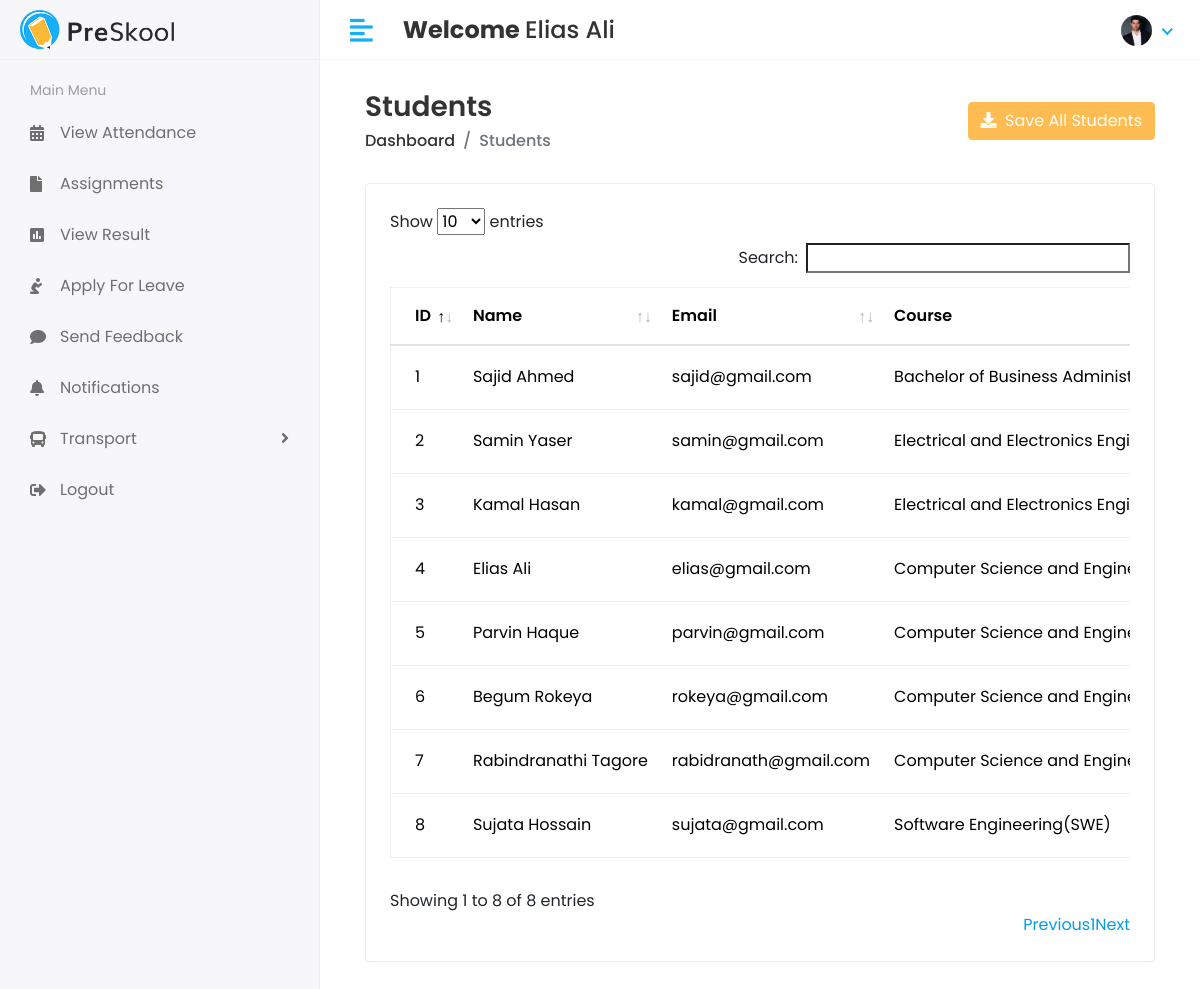
Screenshot of /Hod/student/view (signed in) with the database file from the repository.
### app/models.py (models this page shows, shortened)
class CustomUser(AbstractUser):
    USER = (
        (1, "HOD"),
        (2, "Student"),
        (3, "Stuff"),
    )
    user_type = models.CharField(choices=USER, max_length=50, default=1)
    profile_pic = models.ImageField(upload_to='profile_pic')

class Student(models.Model):
    admin = models.OneToOneField(CustomUser, on_delete=models.CASCADE)
    address = models.TextField()
    gender = models.CharField(max_length=50)
    course_id = models.ForeignKey(Course, on_delete=models.DO_NOTHING)
    session_id = models.ForeignKey(Session_year, on_delete=models.DO_NOTHING)
    created_at = models.DateTimeField(auto_now_add=True)
    updated_at = models.DateTimeField(auto_now=True)

class Course(models.Model):
    name = models.CharField(max_length=100)
    created_at = models.DateTimeField(auto_now_add=True)
    updated_at = models.DateTimeField(auto_now=True)

### app/Hod_views.py (the view)
# urls.py: path('Hod/student/view', Hod_views.student_views, name='view_student'),
@login_required(login_url='/')
def student_views(request):
    student = Student.objects.all()
    return render(request, 'Hod/view_student.html', {'student': student})

### templates/Hod/view_student.html (shortened to what this page needs)
{% extends 'base.html' %}
{% block content %}
  <div class="content container-fluid">
    <div class="page-header">
      <div class="row align-items-center">
        <div class="col">
          <h3 class="page-title">Students</h3>
          <ul class="breadcrumb">
            <li class="breadcrumb-item">
              <a>Dashboard</a>
            </li>
            <li class="breadcrumb-item active">Students</li>
          </ul>
        </div>
        <div class="col-auto text-right float-right ml-auto">
          <a type="button" class="btn btn-primary" href="{% url 'student_save' %}"><i class="fas fa-download"></i>&nbsp; Save All Students</a>
        </div>
      </div>
    </div>
    <div class="row">
      <div class="col-sm-12">
        <div class="card card-table">
          <div class="card-body">
            <div class="table-responsive">
              <table id="table_id" class="table table-hover table-center mb-0">
                <thead>
                  <tr>
                    <th>ID</th>
                    <th>Name</th>
                    <th>Email</th>
                    <th>Course</th>
                  </tr>
                </thead>
                <tbody>
                  {% for student in student %}
                    <tr>
                      <td>{{forloop.counter}}</td>
                      <td>
                          {{ student.admin.first_name }}&nbsp;{{ student.admin.last_name }}
                      </td>
                      <td>{{ student.admin.email }}</td>
                      <td>{{ student.course_id.name }}</td>
                    </tr>
                  {% endfor %}
                </tbody>
              </table>
            </div>
          </div>
        </div>
      </div>
    </div>
  </div>
{% endblock %}

### templates/base.html (shortened to what this page needs)
<!DOCTYPE html>
{% load static %}
<html lang="en">
  <head>
    <link href="https://cdn.jsdelivr.net/npm/bootstrap@5.3.3/dist/css/bootstrap.min.css" rel="stylesheet">
    <link rel="stylesheet" href="{% static 'assets/plugins/bootstrap/css/bootstrap.min.css' %}" />
    <link rel="stylesheet" href="{% static 'assets/plugins/fontawesome/css/fontawesome.min.css' %}" />
    <link rel="stylesheet" href="{% static 'assets/plugins/fontawesome/css/all.min.css' %}" />
    <link rel="stylesheet" href="{% static 'assets/plugins/datatables/datatables.min.css' %}" />
    <link rel="stylesheet" href="{% static 'assets/css/style.css' %}" />
  </head>
  <body>
    <div class="main-wrapper">
      {% include 'includes/header.html' %}
      {% include 'includes/sidebar.html' %}
      <div class="page-wrapper">
        <div class="content container-fluid">
          {% block content %}
          {% endblock %}
    </div>
  </body>
</html>

### templates/includes/header.html (shortened to what this page needs)
{% load static %}
<div class="header">
    <div class="header-left">
      <span class="logo"><img src="{% static "assets/img/logo.png" %}" alt="Logo" /></span>
    </div>
    <a href="javascript:void(0);" id="toggle_btn"><i class="fas fa-align-left"></i></a>
    <div class="top-nav-search mt-3">
      <h4><strong>Welcome&nbsp;</strong><span>{{user.first_name}} {{user.last_name}}</span></h4>
    </div>
    <ul class="nav user-menu">
      <li class="nav-item dropdown has-arrow">
        <a href="#" class="dropdown-toggle nav-link" data-toggle="dropdown"><span class="user-img">
        {% if user.profile_pic %}
          <img class="rounded-circle" src="{{ user.profile_pic.url }}" width="31" alt="{{user.username}}" />
          {% else %}
          <img class="rounded-circle" src="{% static "assets/img/pp.jpg" %}" width="31" alt="{{user.username}}" />
          {% endif %}
        </span></a>
      </li>
    </ul>
  </div>

### templates/includes/sidebar.html (shortened to what this page needs)
{% load static %}
{% load active_link_tags %}
<div class="sidebar" id="sidebar">
  <div class="sidebar-inner slimscroll">
    <div id="sidebar-menu" class="sidebar-menu">
      {% if user.user_type == '1' %}
        <ul>
          <li class="menu-title">
            <span>Main Menu</span>
          </li>
          <li class="{% active_link 'hod_home' 'active' %}">
            <a href="{% url 'hod_home' %}"><i class="fas fa-chart-line"></i><span>Dashboard</span></a>
          </li>
          <li class="submenu {% active_link 'student_add' 'active' %} {% active_link 'view_student' 'active' %}">
            <a href="#"><i class="fas fa-user-graduate"></i> <span>Students</span> <span class="menu-arrow"></span></a>
            <ul>
              <li>
                <a href="{% url 'student_add' %}">Student Add</a>
              </li>
              <li>
                <a href="{% url 'view_student' %}">Student View</a>
              </li>
            </ul>
          </li>
          <li class="submenu {% active_link 'staff_add' 'active' %} {% active_link 'staff_view' 'active' %}">
            <a href="#"><i class="fas fa-chalkboard-teacher"></i> <span>Staff</span> <span class="menu-arrow"></span></a>
            <ul>
              <li>
                <a href="{% url 'staff_add' %}">Staff Add</a>
              </li>
              <li>
                <a href="{% url 'staff_view' %}">Staff View</a>
              </li>
            </ul>
          </li>
          <li class="submenu {% active_link 'course_view' 'active' %} {% active_link 'course_add' 'active' %}">
            <a href="#"><i class="fa fa-graduation-cap"></i> <span>Course</span> <span class="menu-arrow"></span></a>
            <ul>
              <li>
                <a href="{% url 'course_view' %}">Course View</a>
              </li>
              <li>
                <a href="{% url 'course_add' %}">Course Add</a>
              </li>
            </ul>
          </li>
          <li class="submenu {% active_link 'subject_add' 'active' %} {% active_link 'subject_view' 'active' %}">
            <a href="#"><i class="fas fa-book-reader"></i> <span>Subjects</span> <span class="menu-arrow"></span></a>
            <ul>
              <li>
                <a href="{% url 'subject_add' %}">Add Subject</a>
              </li>
              <li>
                <a href="{% url 'subject_view' %}">View Subject</a>
              </li>
            </ul>
          </li>
          <li class="submenu {% active_link 'session_add' 'active' %} {% active_link 'session_view' 'active' %}">
            <a href="#"><i class="fa fa-clock"></i> <span>Sessions</span> <span class="menu-arrow"></span></a>
            <ul>
              <li>
                <a href="{% url 'session_add' %}">Add Sessions</a>
              </li>
              <li>
                <a href="{% url 'session_view' %}">View Sessions</a>
              </li>
            </ul>
          </li>
          <li class="{% active_link 'staff_send_notification' 'active' %}">
            <a href="{% url 'staff_send_notification' %}"><i class="fas fa-bell"></i><span>Staff Notification</span></a>
          </li>
          <li class="{% active_link 'student_send_notification' 'active' %}">
            <a href="{% url 'student_send_notification' %}"><i class="fas fa-bell"></i><span>Student Notification</span></a>
          </li>
          <li class="{% active_link 'hod_view_attendance' 'active' %}">
            <a href="{% url 'hod_view_attendance' %}"><i class="fas fa-calendar-day"></i><span>View Attendance</span></a>
          </li>
          <li class="{% active_link 'student_send_reply' 'active' %}">
            <a href="{% url 'student_send_reply' %}"><i class="fas fa-comments"></i><span>Student Feedback</span></a>
          </li>
          <li class="{% active_link 'staff_send_reply' 'active' %}">
            <a href="{% url 'staff_send_reply' %}"><i class="fas fa-comments"></i><span>Staff Feedback</span></a>
          </li>
          <li class="{% active_link 'student_leave_view' 'active' %}">
            <a href="{% url 'student_leave_view' %}"><i class="fas fa-envelope"></i><span>Student Leave</span></a>
          </li>
          <li class="{% active_link 'staff_leave_view' 'active' %}">
            <a href="{% url 'staff_leave_view' %}"><i class="fas fa-envelope"></i><span>Staff Leave</span></a>
          </li>
          <li class="submenu {% active_link 'hod_transport_notice' 'active' %} {% active_link 'hod_bus_schedule' 'active' %}">
            <a href=""><i class="fa fa-bus"></i> <span>Transport</span> <span class="menu-arrow"></span></a>
            <ul>
              <li>
                <a href="{% url 'hod_transport_notice' %}">Notice</a>
              </li>
              <li>
                <a href="{% url 'hod_bus_schedule' %}">Bus Information</a>
              </li>
            </ul>
          </li>
          <li>
            <a href="{% url 'dologout' %}"><i class="fas fa-sign-out-alt" aria-hidden="true"></i><span>Logout</span></a>
          </li>
        </ul>
        {% comment %}Students sidebar{% endcomment %}
      {% elif user.user_type == '2' %}
        <ul>
          <li class="menu-title">
            <span>Main Menu</span>
          </li>
          <li class="{% active_link 'student_view_attendance' 'active' %}">
            <a href="{% url 'student_view_attendance' %}"><i class="fas fa-calendar-alt"></i><span>View Attendance</span></a>
          </li>
          <li class="{% active_link 'show_assignment' 'active' %}">
            <a href="{% url 'show_assignment' %}"><i class="fas fa-file"></i><span>Assignments</span></a>
          </li>
          <li class="{% active_link 'student_view_result' 'active' %}">
            <a href="{% url 'student_view_result' %}"><i class="fas fa-poll"></i><span>View Result</span></a>
          </li>
          <li class="{% active_link 'student_apply_leaves' 'active' %}">
            <a href="{% url 'student_apply_leaves' %}"><i class="fas fa-pray"></i><span>Apply For Leave</span></a>
          </li>
          <li class="{% active_link 'student_feedback' 'active' %}">
            <a href="{% url 'student_feedback' %}"><i class="fas fa-comment"></i><span>Send Feedback</span></a>
          </li>
          <li class="{% active_link 'student_notification' 'active' %}">
            <a href="{% url 'student_notification' %}"><i class="fas fa-bell"></i><span>Notifications</span></a>
          </li>
          <li class="submenu {% active_link 'student_transport_notice' 'active' %} {% active_link 'student_bus_schedule' 'active' %}">
            <a href=""><i class="fa fa-bus"></i> <span>Transport</span> <span class="menu-arrow"></span></a>
          </li>
          <li>
            <a href="{% url 'dologout' %}"><i class="fas fa-sign-out-alt" aria-hidden="true"></i><span>Logout</span></a>
          </li>
        </ul>
      {% endif %}
    </div>
  </div>
</div>

### rows the page displays
CustomUser: first_name "Elias", last_name "Ali", profile_pic (picture)
Student: admin.first_name "Sajid", admin.last_name "Ahmed", admin.email "sajid@gmail.com", course_id.name "Bachelor of Business…"
Student: admin.first_name "Samin", admin.last_name "Yaser", admin.email "samin@gmail.com", course_id.name "Electrical and Electronics…"
Student: admin.first_name "Kamal", admin.last_name "Hasan", admin.email "kamal@gmail.com", course_id.name "Electrical and Electronics…"
Student: admin.first_name "Elias", admin.last_name "Ali", admin.email "elias@gmail.com", course_id.name "Computer Science and…"
Student: admin.first_name "Parvin", admin.last_name "Haque", admin.email "parvin@gmail.com", course_id.name "Computer Science and…"
Student: admin.first_name "Begum", admin.last_name "Rokeya", admin.email "rokeya@gmail.com", course_id.name "Computer Science and…"
Student: admin.first_name "Rabindranathi", admin.last_name "Tagore", admin.email "rabidranath@gmail.com", course_id.name "Computer Science and…"
Student: admin.first_name "Sujata", admin.last_name "Hossain", admin.email "sujata@gmail.com", course_id.name "Software Engineering(SWE)"
